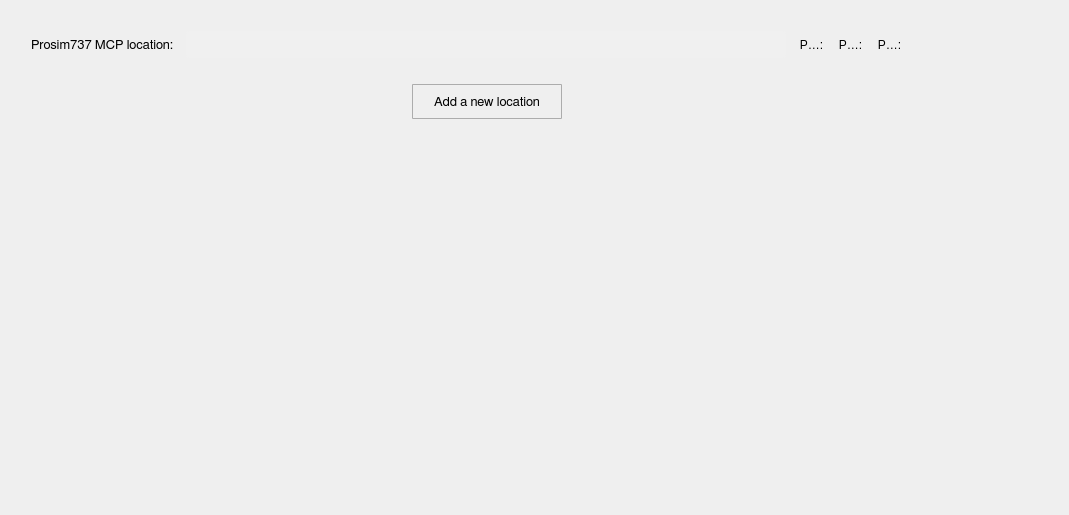
          <widget class="QWidget" name="scrollAreaWidgetContents_3">
           <property name="geometry">
            <rect>
             <x>0</x>
             <y>0</y>
             <width>1069</width>
             <height>515</height>
            </rect>
           </property>
           <layout class="QGridLayout" name="gridLayout_5">
            <item row="0" column="1">
             <spacer name="verticalSpacer_12">
              <property name="orientation">
               <enum>Qt::Vertical</enum>
              </property>
              <property name="sizeType">
               <enum>QSizePolicy::Fixed</enum>
              </property>
              <property name="sizeHint" stdset="0">
               <size>
                <width>20</width>
                <height>20</height>
               </size>
              </property>
             </spacer>
            </item>
            <item row="1" column="0">
             <spacer name="horizontalSpacer_20">
              <property name="orientation">
               <enum>Qt::Horizontal</enum>
              </property>
              <property name="sizeType">
               <enum>QSizePolicy::Fixed</enum>
              </property>
              <property name="sizeHint" stdset="0">
               <size>
                <width>20</width>
                <height>20</height>
               </size>
              </property>
             </spacer>
            </item>
            <item row="1" column="1" colspan="2">
             <layout class="QVBoxLayout" name="verticalLayout_6">
              <item>
               <layout class="QVBoxLayout" name="mcp_vl">
                <property name="spacing">
                 <number>12</number>
                </property>
                <item>
                 <layout class="QHBoxLayout" name="horizontalLayout_6">
                  <item>
                   <widget class="QLabel" name="mcp_lb_1">
                    <property name="minimumSize">
                     <size>
                      <width>0</width>
                      <height>27</height>
                     </size>
                    </property>
                    <property name="maximumSize">
                     <size>
                      <width>16777215</width>
                      <height>27</height>
                     </size>
                    </property>
                    <property name="font">
                     <font>
                      <family>FreeSans</family>
                      <pointsize>10</pointsize>
                      <weight>50</weight>
                      <bold>false</bold>
                      <stylestrategy>PreferAntialias</stylestrategy>
                      <kerning>true</kerning>
                     </font>
                    </property>
                    <property name="text">
                     <string>Prosim737 MCP location:</string>
                    </property>
                   </widget>
                  </item>
                  <item>
                   <widget class="QLineEdit" name="mcp_ln_1">
                    <property name="minimumSize">
                     <size>
                      <width>600</width>
                      <height>27</height>
                     </size>
                    </property>
                    <property name="maximumSize">
                     <size>
                      <width>600</width>
                      <height>27</height>
                     </size>
                    </property>
                    <property name="font">
                     <font>
                      <family>FreeSans</family>
                      <pointsize>9</pointsize>
                      <weight>50</weight>
                      <bold>false</bold>
                      <stylestrategy>PreferAntialias</stylestrategy>
                      <kerning>true</kerning>
                     </font>
                    </property>
                    <property name="styleSheet">
                     <string notr="true">QLineEdit {
	border-radius: 3px;
   padding: 1px 4px 1px 4px;
	background-color:  rgb(240, 240, 240);
}</string>
                    </property>
                    <property name="frame">
                     <bool>false</bool>
                    </property>
                   </widget>
                  </item>
                  <item>
                   <widget class="QToolButton" name="mcp_bt_1">
                    <property name="maximumSize">
                     <size>
                      <width>27</width>
                      <height>27</height>
                     </size>
                    </property>
                    <property name="styleSheet">
                     <string notr="true">QToolButton {
	border: 1px solid transparent;
	background-color: transparent;
	width: 27px;
	height: 27px;
}

QToolButton:flat {
	border: none;
}</string>
                    </property>
                    <property name="text">
                     <string>Prosim737 Server location:</string>
                    </property>
                    <property name="icon">
                     <iconset>
                      <normaloff>icons/open_popup_icon.svg</normaloff>icons/open_popup_icon.svg</iconset>
                    </property>
                    <property name="iconSize">
                     <size>
                      <width>23</width>
                      <height>23</height>
                     </size>
                    </property>
                    <property name="autoRaise">
                     <bool>false</bool>
                    </property>
                   </widget>
                  </item>
                  <item>
                   <widget class="QToolButton" name="none_bt_4">
                    <property name="maximumSize">
                     <size>
                      <width>27</width>
                      <height>27</height>
                     </size>
                    </property>
                    <property name="styleSheet">
                     <string notr="true">QToolButton {
	border: 1px solid transparent;
	background-color: transparent;
	width: 27px;
	height: 27px;
}

QToolButton:flat {
	border: none;
}</string>
                    </property>
                    <property name="text">
                     <string>Prosim737 Server location:</string>
                    </property>
                    <property name="icon">
                     <iconset>
                      <normaloff>icons/none_icon.png</normaloff>icons/none_icon.png</iconset>
                    </property>
                    <property name="iconSize">
                     <size>
                      <width>23</width>
                      <height>23</height>
                     </size>
                    </property>
                    <property name="autoRaise">
                     <bool>false</bool>
                    </property>
                   </widget>
                  </item>
                  <item>
                   <widget class="QToolButton" name="info_bt_6">
                    <property name="maximumSize">
                     <size>
                      <width>27</width>
                      <height>27</height>
                     </size>
                    </property>
                    <property name="styleSheet">
                     <string notr="true">QToolButton {
	border: 1px solid transparent;
	background-color: transparent;
	width: 27px;
	height: 27px;
}

QToolButton:flat {
	border: none;
}</string>
                    </property>
                    <property name="text">
                     <string>Prosim737 Server location:</string>
                    </property>
                    <property name="icon">
                     <iconset>
                      <normaloff>icons/info_icon.svg</normaloff>icons/info_icon.svg</iconset>
                    </property>
                    <property name="iconSize">
                     <size>
                      <width>23</width>
                      <height>23</height>
                     </size>
                    </property>
                    <property name="autoRaise">
                     <bool>false</bool>
                    </property>
                   </widget>
                  </item>
                  <item>
                   <spacer name="horizontalSpacer_17">
                    <property name="orientation">
                     <enum>Qt::Horizontal</enum>
                    </property>
                    <property name="sizeHint" stdset="0">
                     <size>
                      <width>40</width>
                      <height>20</height>
                     </size>
                    </property>
                   </spacer>
                  </item>
                 </layout>
                </item>
               </layout>
              </item>
              <item>
               <spacer name="verticalSpacer_11">
                <property name="orientation">
                 <enum>Qt::Vertical</enum>
                </property>
                <property name="sizeType">
                 <enum>QSizePolicy::Fixed</enum>
                </property>
                <property name="sizeHint" stdset="0">
                 <size>
                  <width>20</width>
                  <height>20</height>
                 </size>
                </property>
               </spacer>
              </item>
              <item>
               <layout class="QHBoxLayout" name="horizontalLayout_7">
                <item>
                 <spacer name="horizontalSpacer_18">
                  <property name="orientation">
                   <enum>Qt::Horizontal</enum>
                  </property>
                  <property name="sizeHint" stdset="0">
                   <size>
                    <width>40</width>
                    <height>20</height>
                   </size>
                  </property>
                 </spacer>
                </item>
                <item>
                 <widget class="QToolButton" name="mcp_new_location">
                  <property name="minimumSize">
                   <size>
                    <width>150</width>
                    <height>35</height>
                   </size>
                  </property>
                  <property name="maximumSize">
                   <size>
                    <width>16777215</width>
                    <height>35</height>
                   </size>
                  </property>
                  <property name="font">
                   <font>
                    <family>FreeSans</family>
                    <pointsize>10</pointsize>
                    <weight>50</weight>
                    <bold>false</bold>
                    <stylestrategy>PreferAntialias</stylestrategy>
                    <kerning>true</kerning>
                   </font>
                  </property>
                  <property name="styleSheet">
                   <string notr="true">QToolButton {
	border: 1px solid #acacac;
	border-radius: 1px;
	background-color: qlineargradient(x1:0, y1:0, x2:0, y2:1,
									stop:0 #f0f0f0, stop:1 #e5e5e5);
}

QToolButton:hover {
	border: 1px solid #7eb4ea;
	border-radius: 1px;
	background-color: qlineargradient(x1:0, y1:0, x2:0, y2:1,
									stop:0 #ecf4fc, stop:1 #dcecfc);
}

QToolButton:pressed {
	border: 1px solid #579de5;
	border-radius: 1px;
	background-color: qlineargradient(x1:0, y1:0, x2:0, y2:1,
									stop:0 #daecfc, stop:1 #c4e0fc);
}</string>
                  </property>
                  <property name="text">
                   <string>Add a new location</string>
                  </property>
                 </widget>
                </item>
                <item>
                 <spacer name="horizontalSpacer_19">
                  <property name="orientation">
                   <enum>Qt::Horizontal</enum>
                  </property>
                  <property name="sizeHint" stdset="0">
                   <size>
                    <width>40</width>
                    <height>20</height>
                   </size>
                  </property>
                 </spacer>
                </item>
               </layout>
              </item>
             </layout>
            </item>
            <item row="1" column="3">
             <spacer name="horizontalSpacer_21">
              <property name="orientation">
               <enum>Qt::Horizontal</enum>
              </property>
              <property name="sizeHint" stdset="0">
               <size>
                <width>57</width>
                <height>20</height>
               </size>
              </property>
             </spacer>
            </item>
            <item row="2" column="2">
             <spacer name="verticalSpacer_13">
              <property name="orientation">
               <enum>Qt::Vertical</enum>
              </property>
              <property name="sizeHint" stdset="0">
               <size>
                <width>20</width>
                <height>363</height>
               </size>
              </property>
             </spacer>
            </item>
           </layout>
          </widget>
